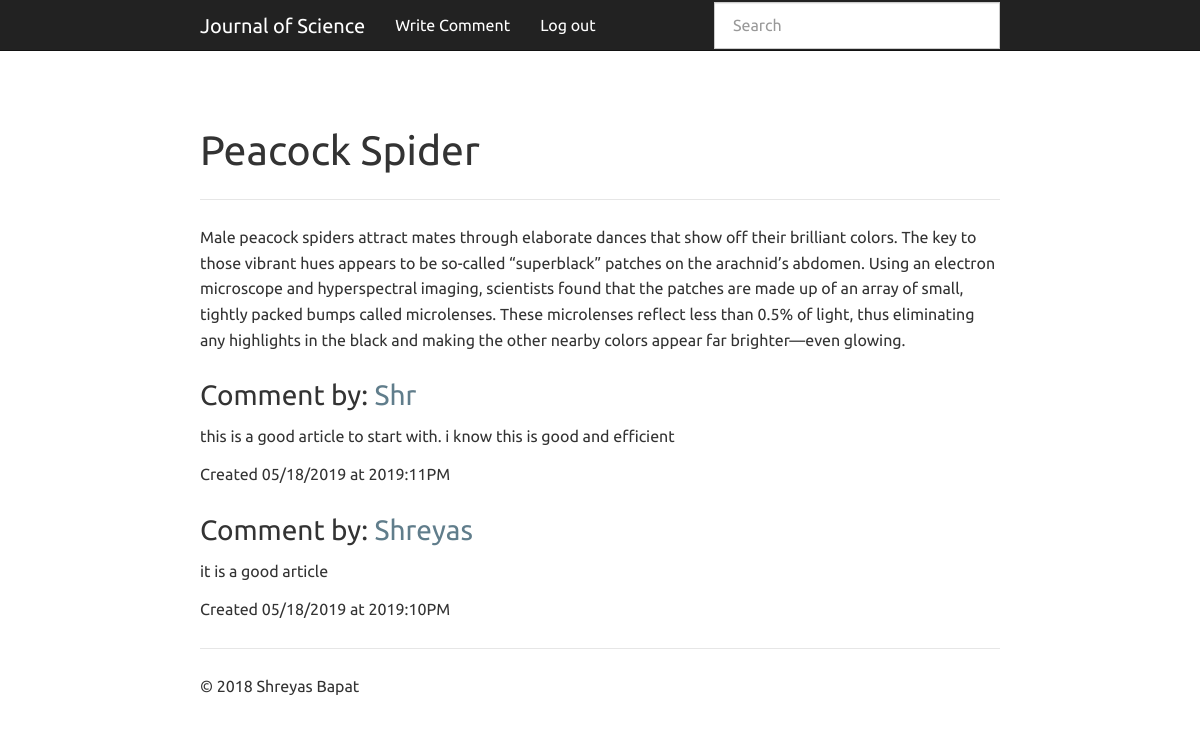
Page /drafts/ (signed in) on the committed database.
### app.py (models this page shows, shortened)
class Entry(flask_db.Model):
    title = CharField()
    slug = CharField(unique=True)
    content = TextField()
    published = BooleanField(index=True)
    timestamp = DateTimeField(default=datetime.datetime.now, index=True)
    @classmethod
    def drafts(cls):
        return Entry.select().where(Entry.published == False)

### app.py (the view)
    @classmethod
    def drafts(cls):
        return Entry.select().where(Entry.published == False)

### app.py (called while the page is built)
def login_required(fn):
    @functools.wraps(fn)
    def inner(*args, **kwargs):
        if session.get('logged_in'):
            return fn(*args, **kwargs)
        return redirect(url_for('login', next=request.path))
    return inner

@app.route('/drafts/')
@login_required
def drafts():
    query = Entry.drafts().order_by(Entry.timestamp.desc())
    return object_list('index.html', query, check_bounds=False)

### templates/index.html (shortened to what this page needs)
{% extends "base.html" %}
{% block content_title %}{% if search %}Search "{{ search }}"{% else %}Peacock Spider{% endif %}{% endblock %}
{% block data %}
  <p>
    Male peacock spiders attract mates through elaborate dances that show off their brilliant colors. The key to those vibrant hues appears to be so-called “superblack” patches on the arachnid’s abdomen. Using an electron microscope and hyperspectral imaging, scientists found that the patches are made up of an array of small, tightly packed bumps called microlenses. These microlenses reflect less than 0.5% of light, thus eliminating any highlights in the black and making the other nearby colors appear far brighter—even glowing.
  </p>
{% endblock %}
{% block content %}
  {% for entry in object_list %}
    <h3> Comment by:
      <a href="{% if entry.published %}{{ url_for('detail', slug=entry.slug) }}{% else %}{{ url_for('edit', slug=entry.slug) }}{% endif %}">
        {{ entry.title }}
      </a>
    </h3>
    <p>
        {{ entry.content }}
    </p>
    <p>Created {{ entry.timestamp.strftime('%m/%d/%Y at %G:%I%p') }}</p>
  {% else %}
    <p>No entries have been created yet.</p>
  {% endfor %}
{% endblock %}

### rows in the picture
Entry: title "Shr", content "this is a good article to start with. i know this is good and efficient", timestamp "05/18/2019 at 2019:11PM"
Entry: title "Shreyas", content "it is a good article", timestamp "05/18/2019 at 2019:10PM"
